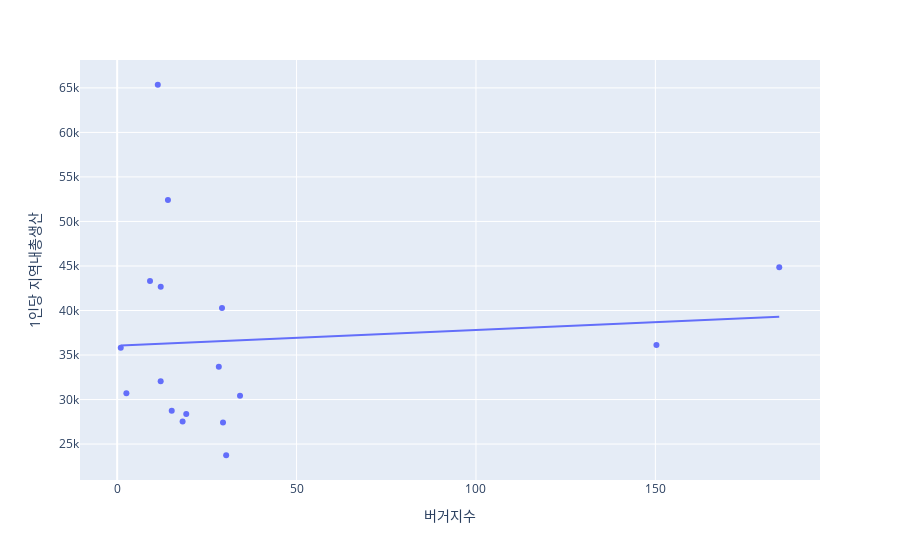

Notebook code cell kept with this figure:
### Code cell
# '1인당 지역내총생산', '1인당 지역총소득','1인당 개인소득', '1인당 민간소비'
px.scatter(df_2, x='버거지수', y='1인당 지역내총생산', trendline='ols', hover_name='시도별')

### Figure 1 — Plotly figure (JSON) as saved in the notebook; plotly's stock layout.template omitted (floating-point values rounded to 4 significant figures)
{"data": [{"hovertemplate": "<b>%{hovertext}</b><br><br>버거지수=%{x}<br>1인당 지역내총생산=%{y}<extra></extra>", "hovertext": ["강원도", "경기도", "경상남도", "경상북도", "광주광역시", "대구광역시", "대전광역시", "부산광역시", "서울특별시", "세종특별자치시", "울산광역시", "인천광역시", "전라남도", "전라북도", "제주특별자치도", "충청남도", "충청북도"], "legendgroup": "", "marker": {"color": "#636efa", "symbol": "circle"}, "mode": "markers", "name": "", "orientation": "v", "showlegend": false, "type": "scatter", "x": [12.13, 150.3, 28.33, 29.22, 18.24, 30.38, 19.25, 29.5, 184.5, 1, 11.32, 34.24, 9.157, 15.21, 2.571, 14.15, 12.14], "xaxis": "x", "y": [32061, 36133, 33690, 40272, 27548, 23744, 28364, 27409, 44865, 35826, 65352, 30425, 43323, 28740, 30720, 52402, 42653], "yaxis": "y"}, {"hovertemplate": "<b>OLS trendline</b><br>1인당 지역내총생산 = 17.5345 * 버거지수 + 36057.5<br>R<sup>2</sup>=0.007094<br><br>버거지수=%{x}<br>1인당 지역내총생산=%{y} <b>(trend)</b><extra></extra>", "legendgroup": "", "marker": {"color": "#636efa", "symbol": "circle"}, "mode": "lines", "name": "", "showlegend": false, "type": "scatter", "x": [1, 2.571, 9.157, 11.32, 12.13, 12.14, 14.15, 15.21, 18.24, 19.25, 28.33, 29.22, 29.5, 30.38, 34.24, 150.3, 184.5], "xaxis": "x", "y": [36070.0, 36100.0, 36220.0, 36260.0, 36270.0, 36270.0, 36310.0, 36320.0, 36380.0, 36400.0, 36550.0, 36570.0, 36570.0, 36590.0, 36660.0, 38690.0, 39290.0], "yaxis": "y"}], "layout": {"legend": {"tracegroupgap": 0}, "margin": {"t": 60}, "xaxis": {"anchor": "y", "domain": [0, 1], "title": {"text": "버거지수"}}, "yaxis": {"anchor": "x", "domain": [0, 1], "title": {"text": "1인당 지역내총생산"}}}}
